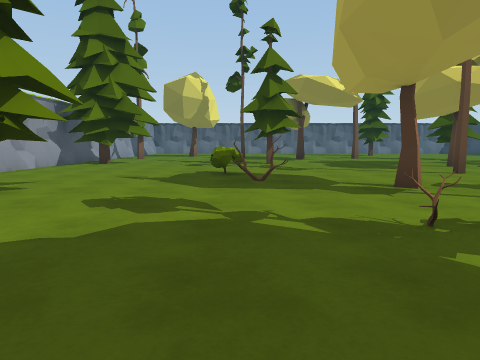
view 1 (above)

19 first-person views from a walk through a scene from a Unity 3-D project. The camera is 1.2 m above the floor, tilts 6° down and sees 70° across. The floor is counted in squares, 2 m on a side. Each view is taken from the middle of a square. On the plan, view 1 faces up. The plan holds only what a view shows up to about 10 squares ahead; the rest is blank. The place goes on beyond the plan. The player is left out.

view 2
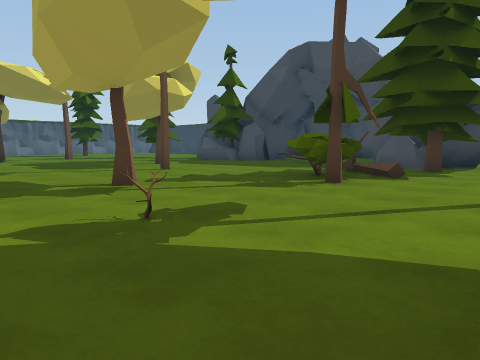

view 3
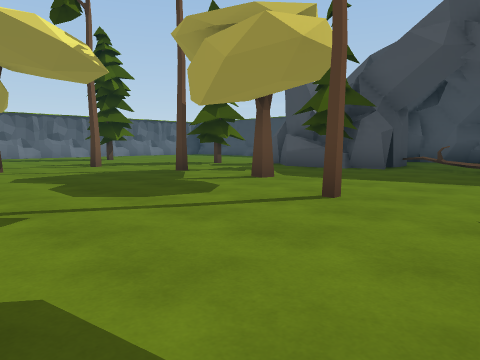

view 4
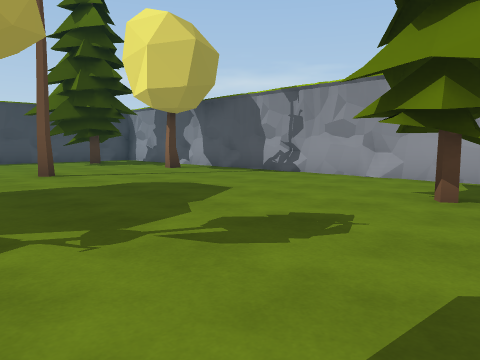

view 5
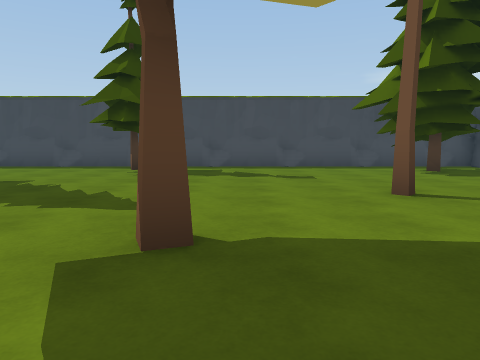

view 6
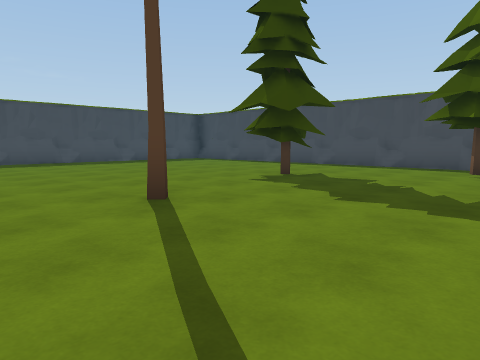

view 7
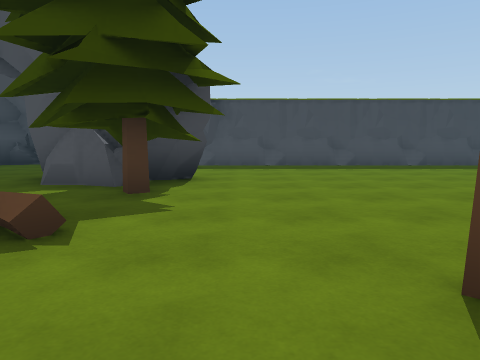

view 8
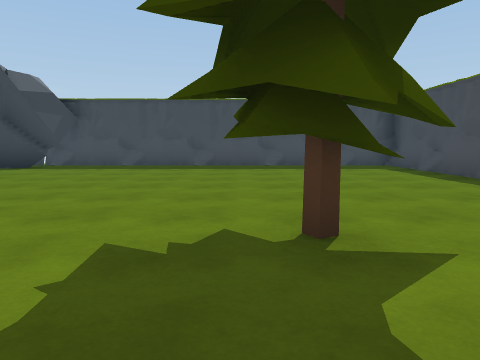

view 9
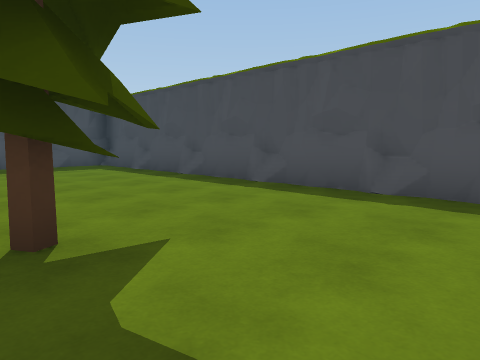

view 10
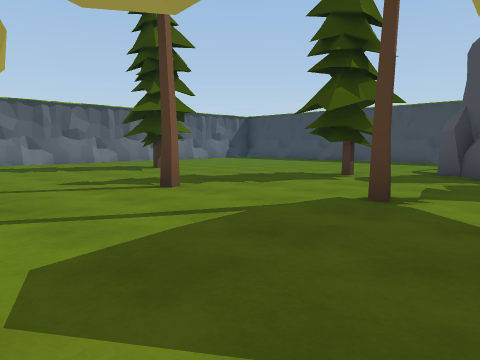

view 11
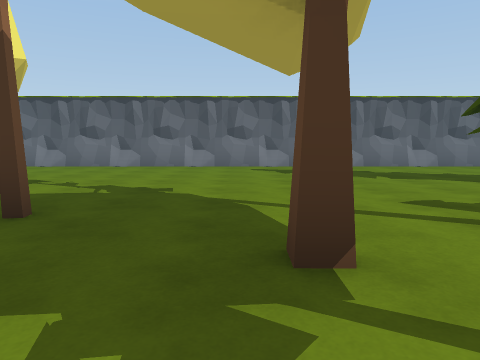

view 12
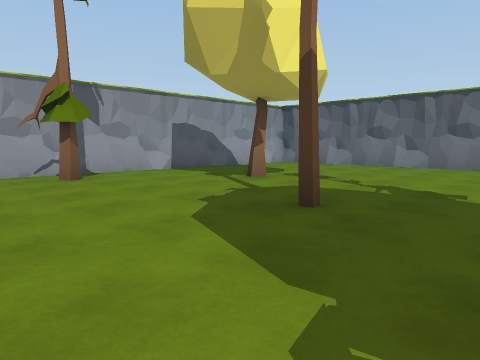

view 13
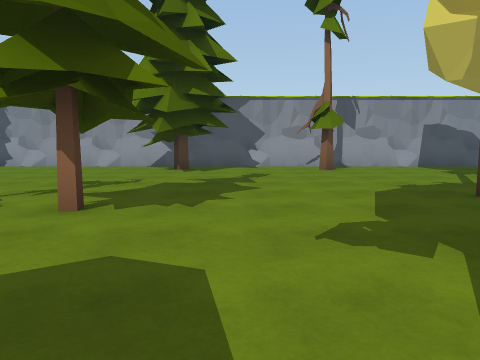

view 14
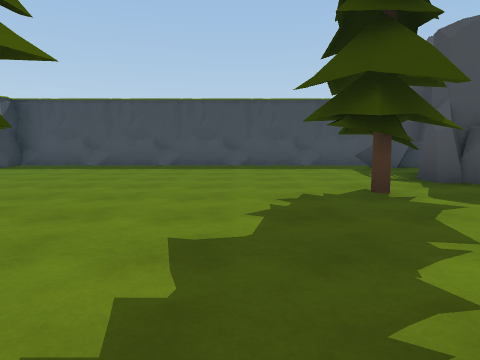

view 15
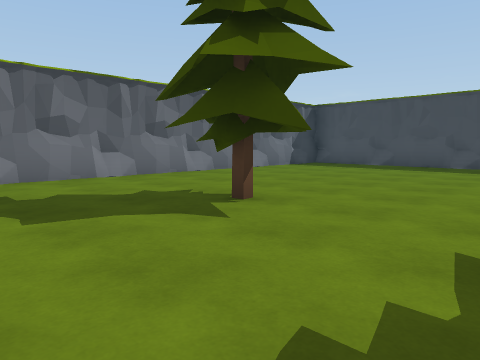

view 16
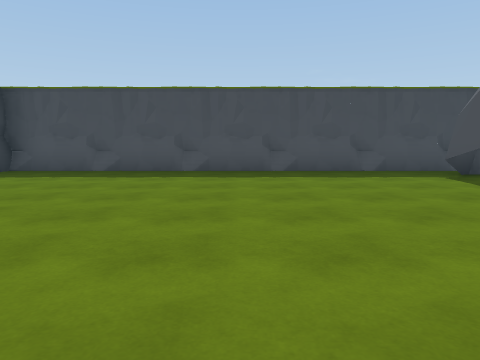

view 17
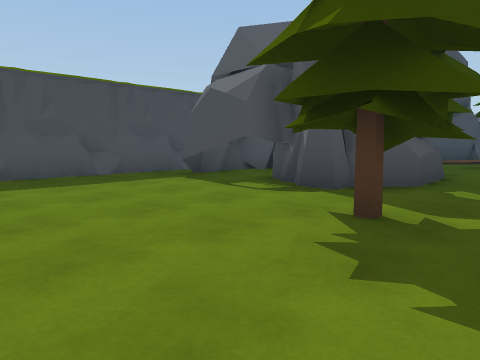

view 18
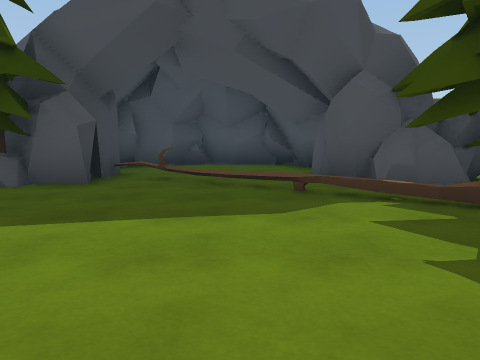

view 19
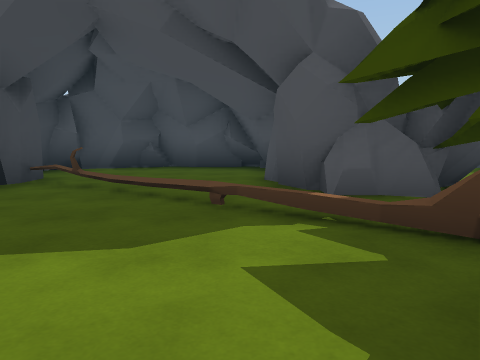

### Floor plan
Key: @ floor where view 1 was taken; # wall or solid block; . main floor; : floor 0.5 m higher than the main floor; R rock; T tree; B bush; O other object.
Columns run from 6 left of view 1 to 14 right of it. Each row starts with its distance up from view 1.
 22    #############
 21  RR.R.R.R.R.R.R.R.R.R
 20   ..................R
 19  ...................#
 18  R..........TT......R
 17  ...T........T......#
 16 #R..................R
 15 #.....T.............#
 14 #RT.....T..T..T.....R
 13 #.............TT....#
 12 #R..........T...R##.R
 11 #RT....T.......R###.#
 10 #RTT...........R#####
  9 #...........T..T#####
  8 #R..............#...#
  7 #.....B...T.....T...#
  6 #R....B........:....#
  5   ......T...........#
  4  RTT........B...#####
  3  ......O...TBTTRR ##
  2 #R............T##.###
  1 #...................#
  0 #R....@T...T........#
 -1  ...................R
 -2  RT..T..............#
 -3  R..........T.......R
 -4  R..........T.......#
 -5   .TT...............R
 -6  RTT.....T..........#
 -7  RRR.R.R.R.R.R.R.R.RR
 -8   #############

Positions as (right, up) in squares from view 1, and headings:
1: (0, 0), facing up
2: (0, 0), facing up-right
3: (1, 5), facing up-right
4: (1, 5), facing down-left
5: (1, 2), facing down
6: (2, 2), facing down-right
7: (4, 1), facing right
8: (4, -3), facing right
9: (4, -3), facing down-right
10: (2, 10), facing up-right
11: (2, 12), facing up
12: (2, 12), facing up-left
13: (4, 12), facing left
14: (4, 15), facing right
15: (4, 15), facing up-right
16: (6, 16), facing right
17: (7, 16), facing down-right
18: (4, 6), facing right
19: (5, 5), facing right
